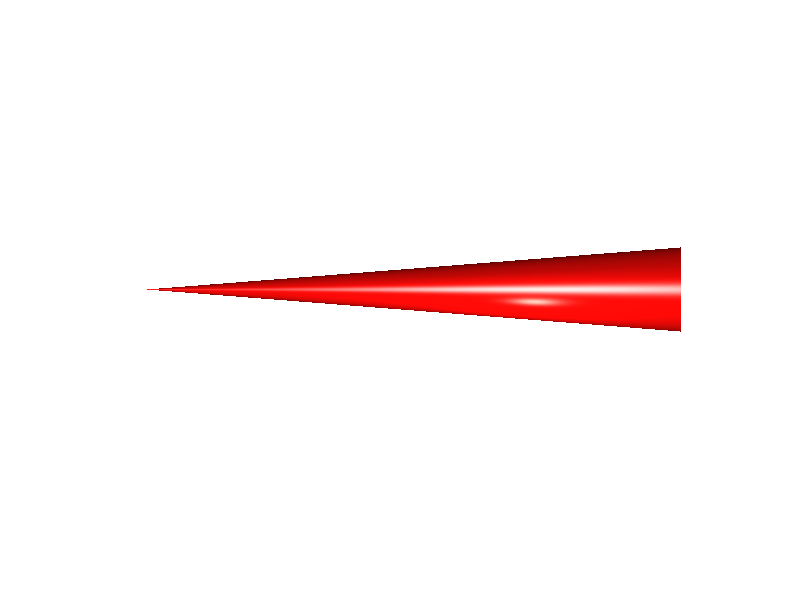

MATLAB code to generate this figure: (Note: this script raises an error after producing the figure.)
clc;
clear;
close all;

%% Cone controls
cone_length = 20;       % Cone height/axial length
cone_rad = 1/40*pi;     % Cone half-opening angle (rad)

%% Geometry: apex at x = 0, circular base at x = cone_length
n_axial = 160;
n_azimuth = 240;
x_axis = linspace(0, cone_length, n_axial);
azimuth = linspace(0, 2*pi, n_azimuth);
[x_surface, azimuth_surface] = meshgrid(x_axis, azimuth);
radius_surface = x_surface*tan(cone_rad);
y_surface = radius_surface.*cos(azimuth_surface);
z_surface = radius_surface.*sin(azimuth_surface);
base_radius = cone_length*tan(cone_rad);

%% Figure
fg = figure(1);
set(fg, 'Color', 'w', 'Units', 'pixels', 'Position', [280, 150, 900, 600]);
ax = axes(fg);
hold(ax, 'on');

cone_color = [0.88, 0.035, 0.025];
surf(ax, x_surface, y_surface, z_surface, ...
    'FaceColor', cone_color, ...
    'EdgeColor', 'none', ...
    'FaceLighting', 'gouraud', ...
    'AmbientStrength', 0.22, ...
    'DiffuseStrength', 0.72, ...
    'SpecularStrength', 0.95, ...
    'SpecularExponent', 35, ...
    'SpecularColorReflectance', 0.9);

% Close the circular base of the cone.
base_azimuth = linspace(0, 2*pi, n_azimuth);
patch(ax, cone_length*ones(size(base_azimuth)), ...
    base_radius*cos(base_azimuth), ...
    base_radius*sin(base_azimuth), cone_color, ...
    'EdgeColor', 'none', ...
    'FaceLighting', 'gouraud', ...
    'AmbientStrength', 0.22, ...
    'DiffuseStrength', 0.72, ...
    'SpecularStrength', 0.8, ...
    'SpecularExponent', 28);

%% Glossy lighting and top view
material(ax, 'shiny');
lighting(ax, 'gouraud');
camlight(ax, 'headlight');
light(ax, 'Position', [0.7*cone_length, -2*base_radius, 2.2*base_radius], ...
    'Style', 'local', 'Color', [1, 0.88, 0.82]);

axis(ax, 'equal');
axis(ax, 'off');
xlim(ax, [-0.08*cone_length, 1.08*cone_length]);
ylim(ax, 1.2*[-base_radius, base_radius]);
zlim(ax, 1.2*[-base_radius, base_radius]);

% The cone axis remains horizontal along x; look down from +z onto the x-y plane.
view(ax, [0, 90]);
camproj(ax, 'perspective');
set(ax, 'Clipping', 'off');
